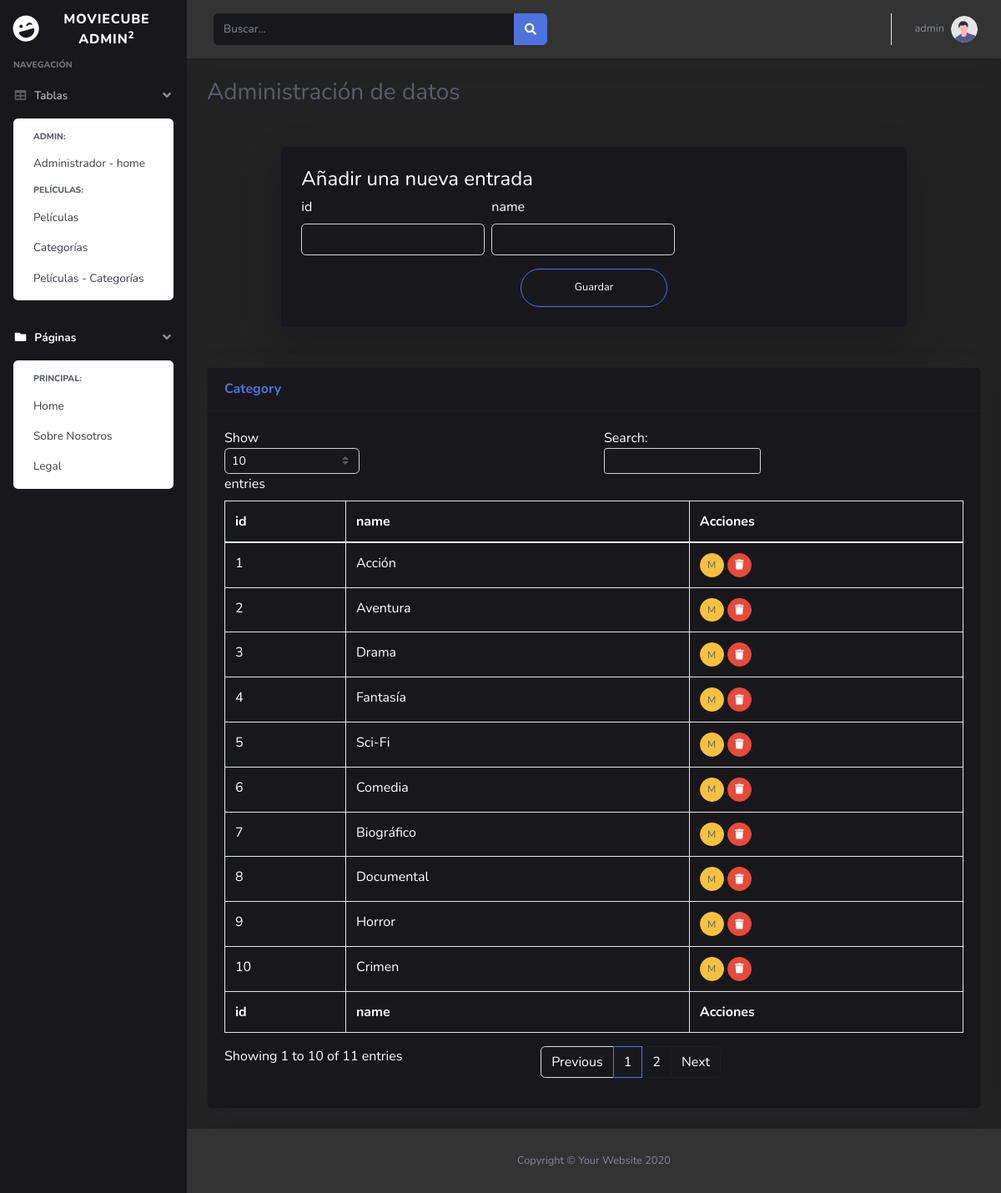
Screenshot of /admin/category.php with the database file from the repository.
### tables this page shows
CREATE TABLE IF NOT EXISTS `category` (
  `id` INT UNSIGNED NOT NULL AUTO_INCREMENT,
  `name` VARCHAR(45) NOT NULL,
  PRIMARY KEY (`id`));

### app/business/CategoryBusiness.php (called while the page is built, shortened)
<?php
require_once __DIR__.'/../dataAccess/CategoryDaoMySql.php';
class CategoryBusiness
{
    private CategoryDaoMySql $dao;
    public function __construct()
    {
        $this->dao = new CategoryDaoMySql();
    }
    public function all($array, $as_array = false){
        $categorys = $this->dao->all($array, $as_array);
        return $categorys;
    }
    public function getColumns(){
        return $this->dao->getColumns();
    }
}

### app/dataAccess/CategoryDaoMySql.php (called while the page is built, shortened)
<?php
require_once __DIR__ . '/Dao.php';
require_once __DIR__ . '/../config/db.php';
require_once __DIR__ . '/../entity/Category.php';
class CategoryDaoMySql extends Dao
{
    public function __construct()
    {
        global $con;
        $this->pdo = $con;
        $this->table = 'category';
    }
    public function all($filter, $as_array = false)
    {
        $stmt = $this->pdo->prepare("SELECT * FROM category");
        if ($as_array) {
            $stmt->setFetchMode(PDO::FETCH_ASSOC);
        } else {
            $stmt->setFetchMode(PDO::FETCH_CLASS, 'Category');
        }
        $stmt->execute();
        $cats = $stmt->fetchAll();
        return $cats;
    }
}

### app/dataAccess/Dao.php (called while the page is built, shortened)
<?php
abstract class Dao
{
    protected $pdo;
    protected $table;
    public function getColumns()
    {
        $stmt = $this->pdo->prepare("DESCRIBE $this->table");
        $stmt->execute();
        return $stmt->fetchAll(PDO::FETCH_COLUMN, 0);
    }
}

### admin/partials/table.php (the view, shortened to what this page needs)
<div class="card shadow mb-4" data-bs-theme="dark">
    <div class="card-header py-3">
        <h6 class="m-0 font-weight-bold text-primary"><?php echo ucfirst($tablename) ?></h6>
    </div>
    <div class="card-body">
        <div class="table-responsive">
            <table class="table table-bordered" id="dataTable" width="100%" cellspacing="0">
                <thead>
                    <tr>
                        <?php foreach ($columns as $col): ?>
                            <th><?php echo $col ?></th>
                            <?php endforeach ?>
                            <th>Acciones</th>
                    </tr>
                </thead>
                <tfoot>
                    <tr>
                        <?php foreach ($columns as $col): ?>
                            <th><?php echo $col ?></th>
                            <?php endforeach ?>
                            <th>Acciones</th>
                    </tr>
                </tfoot>
                <tbody>
                    <?php foreach ($data as $d): ?>
                        <tr>
                            <?php foreach ($d as $val): ?>
                                <td><?php echo $val ?></td>
                                <?php endforeach ?>
                                <td><a href="<?php echo $url_table ."?edit=".$d['id'] ?>" class ='btn btn-warning btn-circle btn-sm text-dark'>M</a> <a href="<?php echo $url_table ."?del=".$d['id'] ?>" class='btn btn-danger btn-circle btn-sm'><i class="fas fa-trash"></i></a></td>
                        </tr>
                    <?php endforeach ?>
                </tbody>
            </table>
        </div>
    </div>
</div>

### admin/category.php (shortened to what this page needs)
<!DOCTYPE html>
<html lang="es">
<?php include_once __DIR__ . '/./partials/head.php' ?>
<?php
$categoryBusiness = new categoryBusiness();
$columns = $categoryBusiness->getColumns();
$data = $categoryBusiness->all([], true);
$tablename = "Category";
$url_table = "category.php";
?>
<body id="page-top">
    <div id="wrapper">
        <?php include_once __DIR__ . '/./partials/sidebar.php' ?>
        <div id="content-wrapper" class="d-flex flex-column">
            <div id="content">
                <?php include_once __DIR__ . '/./partials/nav.php' ?>
                <div class="container-fluid">
                    <h1 class="h3 mb-2 text-gray-800">Administración de datos</h1>
                    <div class="col-xl-10 col-lg-12 col-md-9 mx-auto">
                        <div class="card o-hidden border-0 shadow-lg my-5">
                            <div class="card-body p-4">
                                <h4>Añadir una nueva entrada</h4>
                                <form class="user" action='' method='POST'>
                                    <div class='d-flex '>
                                        <?php foreach ($columns as $col) : ?>
                                            <div class="form-group d-inline-block mr-2">
                                                <label for="<?php echo $col ?>"><?php echo $col ?></label>
                                                <?php
                                                    switch($col){
                                                        case 'id';
                                                            $input = 'number';
                                                            $required = false;
                                                            break;
                                                        default:
                                                            $input = 'text';
                                                            $required = true;
                                                            break;
                                                    }
                                                ?>
                                                <input type="<?php echo $input?>" class="form-control" id="<?php echo $col ?>" name='<?php echo $col ?>' <?php if($required){echo 'required';}?> value="<?php echo isset($cat)? $cat[$col] :"" ?>" >
                                            </div>
                                        <?php endforeach ?>
                                    </div>
                                    <input type='submit' name='SAVE' id='SAVE' class="btn w-25 mx-auto btn-primary btn-user btn-block" value="Guardar">
                                </form>
                            </div>
                        </div>
                    </div>
                    <?php include_once __DIR__ . '/./partials/table.php' ?>
                </div>
            </div>
            <?php include_once __DIR__ . '/./partials/footer.php' ?>
        </div>
    </div>
</body>
</html>

### admin/partials/head.php (shortened to what this page needs)
<head>
    <?php
        require_once __DIR__ . '/../../app/business/CategoryBusiness.php';
    ?>
    <link href="vendor/fontawesome-free/css/all.min.css" rel="stylesheet" type="text/css">
    <link href="css/sb-admin-2.css" rel="stylesheet">
</head>

### admin/partials/sidebar.php (shortened to what this page needs)
<ul class="navbar-nav  sidebar sidebar-dark accordion" id="accordionSidebar">
    <a class="sidebar-brand d-flex align-items-center justify-content-center" href="index.php">
        <div class="sidebar-brand-icon rotate-n-15">
            <i class="fas fa-laugh-wink"></i>
        </div>
        <div class="sidebar-brand-text mx-3">MovieCube Admin<sup>2</sup></div>
    </a>
    <div class="sidebar-heading">
        Navegación
    </div>
    <li class="nav-item">
        <a class="nav-link" href="#" data-toggle="collapse" data-target="#collapseTables" aria-expanded="true" aria-controls="collapsePages">
            <i class="fas fa-fw fa-table"></i>
            <span>Tablas</span>
        </a>
        <div id="collapseTables" class="collapse show" aria-labelledby="headingPages"
            data-parent="#accordionSidebar">
            <div class="bg-white py-2 collapse-inner rounded">
                <h6 class="collapse-header text-dark">Admin:</h6>
                <a class="collapse-item" href="index.php">Administrador - home</a>
                <h6 class="collapse-header text-dark">Películas:</h6>
                <a class="collapse-item" href="movie.php">Películas</a>
                <a class="collapse-item" href="category.php">Categorías</a>
                <a class="collapse-item" href="category_movie.php">Películas - Categorías</a>
            </div>
        </div>
    </li>
    <li class="nav-item active">
        <a class="nav-link" href="#" data-toggle="collapse" data-target="#collapsePages" aria-expanded="true" aria-controls="collapsePages">
            <i class="fas fa-fw fa-folder"></i>
            <span>Páginas</span>
        </a>
        <div id="collapsePages" class="collapse show" aria-labelledby="headingPages"
            data-parent="#accordionSidebar">
            <div class="bg-white py-2 collapse-inner rounded">
                <h6 class="collapse-header text-dark">Principal:</h6>
                <a class="collapse-item" href="./../front/index.php">Home</a>
                <a class="collapse-item" href="./../front/about.php">Sobre Nosotros</a>
                <a class="collapse-item" href="./../front/termsAndConditions.php">Legal</a>
            </div>
        </div>
    </li>
</ul>

### admin/partials/nav.php (shortened to what this page needs)
<nav class="navbar navbar-expand navbar-dark topbar mb-4 static-top shadow">
    <form class="d-none d-sm-inline-block form-inline mr-auto ml-md-3 my-2 my-md-0 mw-100 navbar-search">
        <div class="input-group">
            <input type="text" class="form-control border-0 small" placeholder="Buscar..." aria-label="Search" aria-describedby="basic-addon2">
            <div class="input-group-append">
                <button class="btn btn-primary" type="button">
                    <i class="fas fa-search fa-sm"></i>
                </button>
            </div>
        </div>
    </form>
    <ul class="navbar-nav ml-auto">
        <li class="nav-item dropdown no-arrow">
            <a class="nav-link dropdown-toggle" href="#" id="userDropdown" role="button" data-toggle="dropdown" aria-haspopup="true" aria-expanded="false">
                <span class="mr-2 d-none d-lg-inline text-gray-600 small">admin</span>
                <img class="img-profile rounded-circle" src="img/undraw_profile.svg">
            </a>
        </li>
    </ul>
</nav>

### admin/partials/footer.php
<footer class="sticky-footer">
    <div class="container my-auto">
        <div class="copyright text-center my-auto">
            <span>Copyright &copy; Your Website 2020</span>
        </div>
    </div>
</footer>

### rows the page displays
category: id "1", name "Acción"
category: id "2", name "Aventura"
category: id "3", name "Drama"
category: id "4", name "Fantasía"
category: id "5", name "Sci-Fi"
category: id "6", name "Comedia"
category: id "7", name "Biográfico"
category: id "8", name "Documental"
category: id "9", name "Horror"
category: id "10", name "Crimen"

### other values shown
$col "id"
$col "name"
$tablename "Category"
